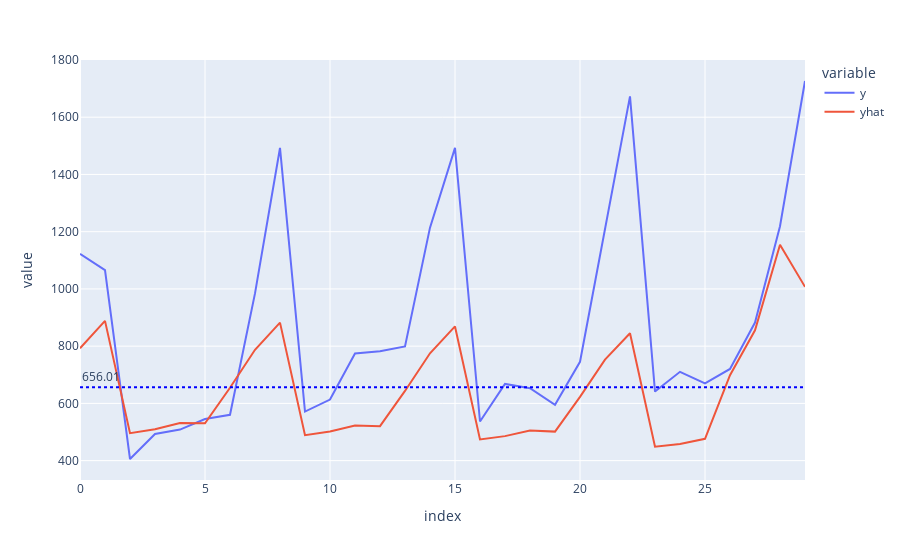

Notebook code cell kept with this figure:
### Code cell
res = pd.merge(
    prophet_data['y_test'].set_index('ds')[['y']],
    prophet_prediction_OOS.set_index('ds')[['yhat']],
    'inner', left_index=True, right_index=True).reset_index()


# %%
fig = res[['y','yhat']].plot()
arima_storelevel_mean = round(res['yhat'].mean(), 3)
# fig.add_hline(y=arima_storelevel_mean, line_dash="dot", line_color='blue',
#               annotation_text=str(arima_storelevel_mean),
#               annotation_position="top left")

### Figure 1 — Plotly figure (JSON) as saved in the notebook; plotly's stock layout.template omitted (floating-point values rounded to 4 significant figures)
{"data": [{"hovertemplate": "variable=y<br>index=%{x}<br>value=%{y}<extra></extra>", "legendgroup": "y", "line": {"color": "#636efa", "dash": "solid"}, "mode": "lines", "name": "y", "orientation": "v", "showlegend": true, "type": "scatter", "x": [0, 1, 2, 3, 4, 5, 6, 7, 8, 9, 10, 11, 12, 13, 14, 15, 16, 17, 18, 19, 20, 21, 22, 23, 24, 25, 26, 27, 28, 29], "xaxis": "x", "y": [1122.0, 1066.0, 405.7, 493.3, 508.6, 545.2, 560.3, 984.4, 1493.0, 571.6, 613.3, 774.5, 782.4, 799.0, 1214.0, 1493.0, 536.7, 668.0, 653.0, 595.0, 745.3, 1208.0, 1673.0, 641.3, 710.4, 669.6, 720.3, 882.4, 1219.0, 1726.0], "yaxis": "y"}, {"hovertemplate": "variable=yhat<br>index=%{x}<br>value=%{y}<extra></extra>", "legendgroup": "yhat", "line": {"color": "#EF553B", "dash": "solid"}, "mode": "lines", "name": "yhat", "orientation": "v", "showlegend": true, "type": "scatter", "x": [0, 1, 2, 3, 4, 5, 6, 7, 8, 9, 10, 11, 12, 13, 14, 15, 16, 17, 18, 19, 20, 21, 22, 23, 24, 25, 26, 27, 28, 29], "xaxis": "x", "y": [792.6, 888.4, 495.7, 509.6, 531.7, 530.3, 654.6, 787.4, 882.3, 488.8, 501.7, 522.8, 520.4, 643.5, 775.2, 868.9, 474.1, 485.6, 505.3, 501.4, 623.0, 753.0, 845.1, 448.6, 458.4, 476.3, 698.7, 855.4, 1154.0, 1007.0], "yaxis": "y"}], "layout": {"annotations": [{"showarrow": false, "text": "656.01", "x": 0, "xanchor": "left", "xref": "x domain", "y": 656.0, "yanchor": "bottom", "yref": "y"}], "legend": {"title": {"text": "variable"}, "tracegroupgap": 0}, "margin": {"t": 60}, "shapes": [{"line": {"color": "blue", "dash": "dot"}, "type": "line", "x0": 0, "x1": 1, "xref": "x domain", "y0": 656.0, "y1": 656.0, "yref": "y"}], "xaxis": {"anchor": "y", "domain": [0, 1], "title": {"text": "index"}}, "yaxis": {"anchor": "x", "domain": [0, 1], "title": {"text": "value"}}}}
